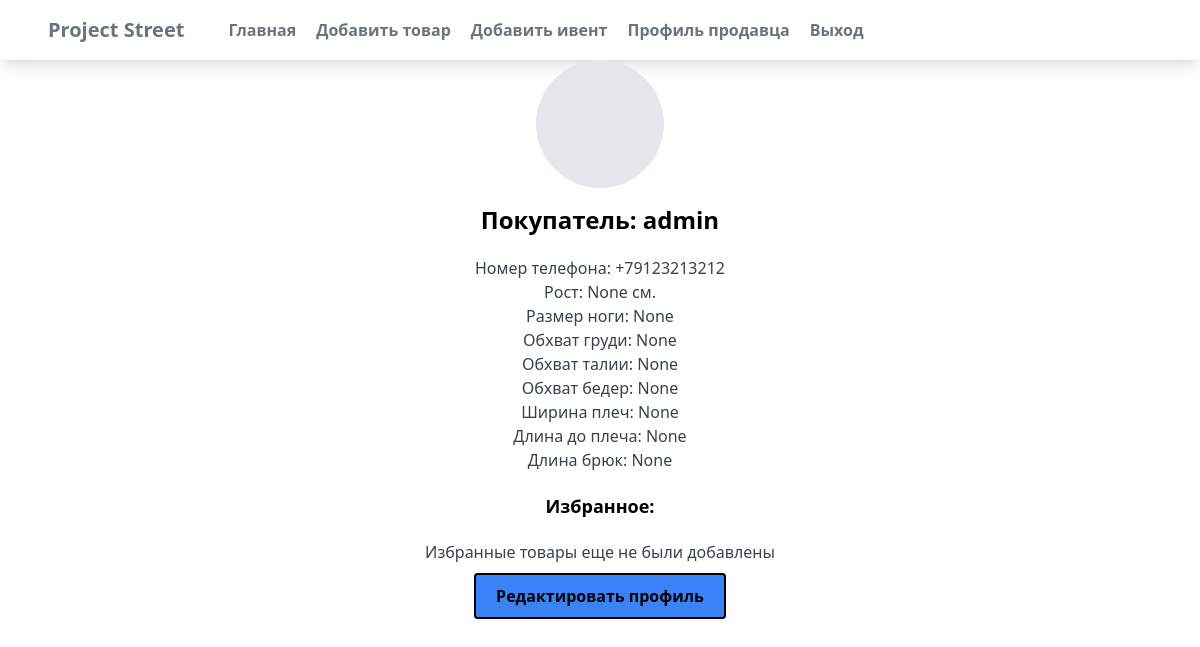
The app's page /users/profile/ (signed in) with its own data.
### users/models.py (models this page shows, shortened)
class CustomUser(AbstractUser):
    is_seller = models.BooleanField(default=False)

class Profile(models.Model):
    user = models.OneToOneField(settings.AUTH_USER_MODEL, on_delete=models.CASCADE)
    image = models.ImageField(blank=True, upload_to='_profile_images')
    contact_number = models.CharField(max_length=30, default='+79123213212')
    height = models.IntegerField(blank=True, null=True)
    foot_size = models.IntegerField(blank=True, null=True)
    chest_circumference = models.IntegerField(blank=True, null=True) # обхват груди
    waist_circumference = models.IntegerField(blank=True, null=True) # обхват талии
    hip_girth = models.IntegerField(blank=True, null=True) # обхват бедер
    shoulder_width = models.IntegerField(blank=True, null=True) # ширина плеч
    length_shoulder = models.IntegerField(blank=True, null=True) # длина рукова от плеча
    pants_length = models.IntegerField(blank=True, null=True) # длина штанов

### users/views.py (the view)
# urls.py: path('profile/', profile, name='profile'),
@login_required
def profile(request):
    user = request.user
    try:
        profile = Profile.objects.get(user=user)
        favorites = Favorite.objects.filter(user=user)
    except Profile.DoesNotExist:
        profile = Profile.objects.create(user=user)
        favorites = None
    if request.method == 'POST':
        form = ProfileForm(request.POST, request.FILES, instance=profile)
        if form.is_valid():
            form.save()
            return redirect('profile')
    else:
        form = ProfileForm(instance=profile)
    return render(request, 'users/profile.html', {'user': user, 'profile': profile, 'favorites': favorites, 'form': form})

### users/templates/users/profile.html (shortened to what this page needs)
{% extends 'myapp/base.html' %}
{% block content %}
<div class="bg-blur"></div>
<div class="container mx-auto mt-10">
    <div class="flex justify-center">
        <div class="w-full max-w-2xl">
            <div class="profile-container">
                {% if user.profile.image %}
                <img src="{{ user.profile.image.url }}" alt="Profile Image" class="profile-image mt-10">
                {% else %}
                <div class="bg-gray-200 rounded-full w-32 h-32 mx-auto mb-4"></div>
                {% endif %}
                <h1 class="text-2xl font-bold mb-5">Покупатель: {{ user.username }}</h1>
                <p class="text-gray-700">Номер телефона: {{ user.profile.contact_number }}</p>
                <p class="text-gray-700">Рост: {{ user.profile.height }} см.</p>
                <p class="text-gray-700">Размер ноги: {{ user.profile.foot_size }}</p>
                <p class="text-gray-700">Обхват груди: {{ user.profile.chest_circumference }}</p>
                <p class="text-gray-700">Обхват талии: {{ user.profile.waist_circumference }}</p>
                <p class="text-gray-700">Обхват бедер: {{ user.profile.hip_girth }}</p>
                <p class="text-gray-700">Ширина плеч: {{ user.profile.shoulder_width }}</p>
                <p class="text-gray-700">Длина до плеча: {{ user.profile.length_shoulder }}</p>
                <p class="text-gray-700">Длина брюк: {{ user.profile.pants_length }}</p>
            </div>
            <div class="favorites-container">
                <h2 class="font-bold text-lg mb-4 section-title">Избранное:</h2>
                <div class="products-container">
                    {% for favorite in user.favorite_set.all %}
                    <a href="{% url 'myapp:detail' favorite.product.id %}" >
                        <div class="rounded overflow-hidden shadow-lg p-4 product">
                            <img src="{{ favorite.product.image.url }}" alt="{{ favorite.product.name }}" class="w-full h-32 object-cover mb-2">
                            <p>{{ favorite.product.name }}</p>
                        </div>
                    </a>
                    {% empty %}
                    <p class="text-gray-700">Избранные товары еще не были добавлены</p>
                    {% endfor %}
                </div>
            </div>
        </div>
    </div>
</div>
<div class="edit-profile-button" style="text-align: center; margin-top: 20px;">
    <a class="bg-blue-500 hover:bg-blue-700 text-white font-bold py-2 px-4 rounded mt-5" href="{% url 'users:edit_profile' %}">Редактировать профиль</a>
</div>
{% endblock %}

### myapp/static/myapp/styles.css (style rules this page uses)
html, :host { line-height: 1.5; -webkit-text-size-adjust: 100%; -moz-tab-size: 4; -o-tab-size: 4; tab-size: 4; font-family: ui-sans-serif, system-ui, sans-serif, "Apple Color Emoji", "Segoe UI Emoji", "Segoe UI Symbol", "Noto Color Emoji"; font-feature-settings: normal; font-variation-settings: normal; -webkit-tap-highlight-color: transparent; }
body { margin: 0; line-height: inherit; }
h1, h2, h3, h4, h5, h6 { font-size: inherit; font-weight: inherit; }
a { color: inherit; text-decoration: inherit; }
blockquote, dl, dd, h1, h2, h3, h4, h5, h6, hr, figure, p, pre { margin: 0; }
.container { width: 100%; }
@media (min-width: 640px) { .container { max-width: 640px; } }
@media (min-width: 768px) { .container { max-width: 768px; } }
@media (min-width: 1024px) { .container { max-width: 1024px; } }
.mx-auto { margin-left: auto; margin-right: auto; }
.mb-4 { margin-bottom: 1rem; }
.mb-5 { margin-bottom: 1.25rem; }
.mt-10 { margin-top: 2.5rem; }
.mt-5 { margin-top: 1.25rem; }
.flex { display: flex; }
.h-32 { height: 8rem; }
.w-32 { width: 8rem; }
.w-full { width: 100%; }
.max-w-2xl { max-width: 42rem; }
.justify-center { justify-content: center; }
.rounded { border-radius: 0.25rem; }
.rounded-full { border-radius: 9999px; }
.bg-blue-500 { --tw-bg-opacity: 1; background-color: rgb(59 130 246 / var(--tw-bg-opacity)); }
.bg-gray-200 { --tw-bg-opacity: 1; background-color: rgb(229 231 235 / var(--tw-bg-opacity)); }
.px-4 { padding-left: 1rem; padding-right: 1rem; }
.py-2 { padding-top: 0.5rem; padding-bottom: 0.5rem; }
.text-2xl { font-size: 1.5rem; line-height: 2rem; }
.text-lg { font-size: 1.125rem; line-height: 1.75rem; }
.font-bold { font-weight: 700; }
.text-gray-700 { --tw-text-opacity: 1; color: rgb(55 65 81 / var(--tw-text-opacity)); }
.text-white { --tw-text-opacity: 1; color: rgb(255 255 255 / var(--tw-text-opacity)); }

### records on screen
CustomUser: username "admin", profile.contact_number "+79123213212", profile.height "None", profile.foot_size "None", profile.chest_circumference "None", profile.waist_circumference "None", profile.hip_girth "None", profile.shoulder_width "None", profile.length_shoulder "None", profile.pants_length "None"
